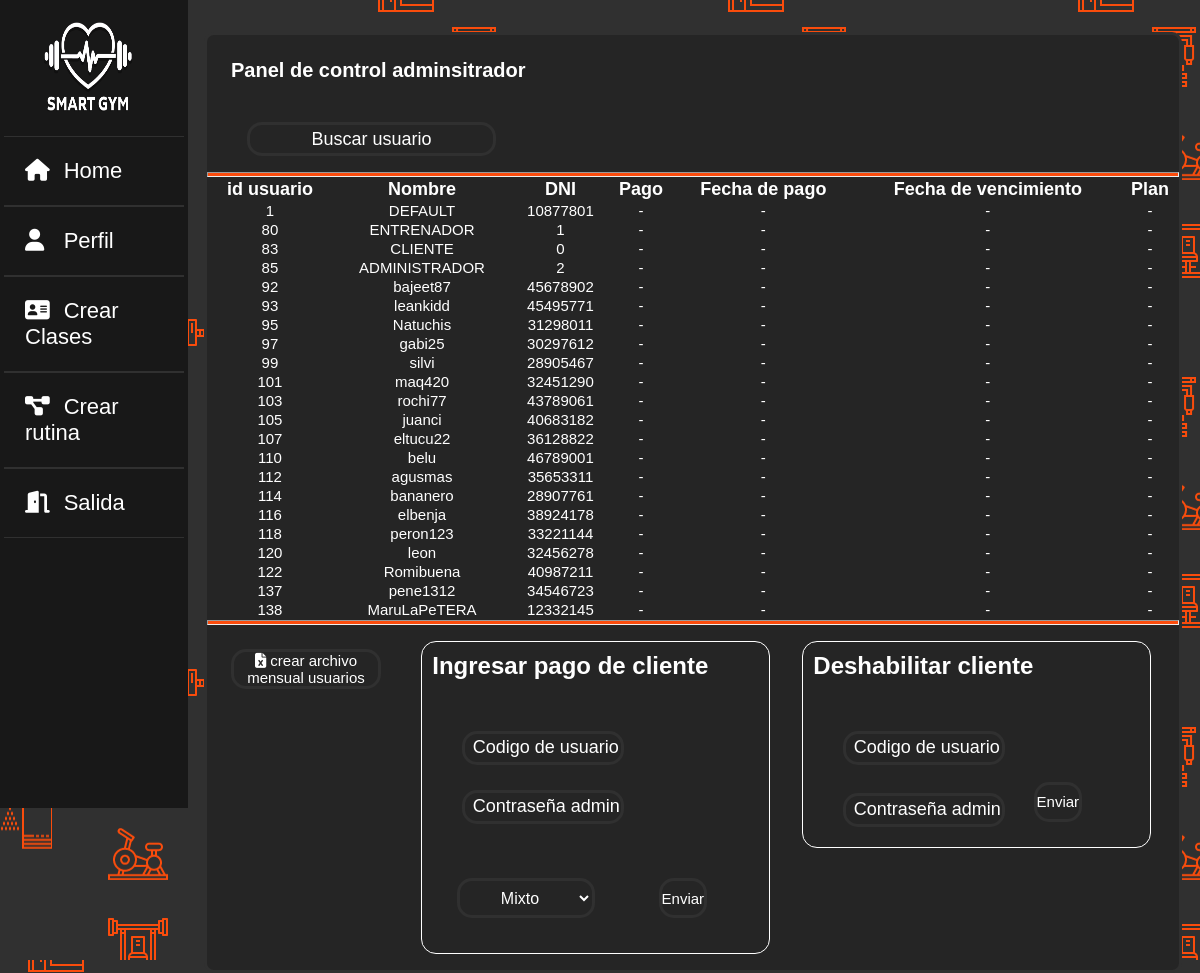
Page /vistas/admincontrolpanel.php (signed in) on the earlier database version.
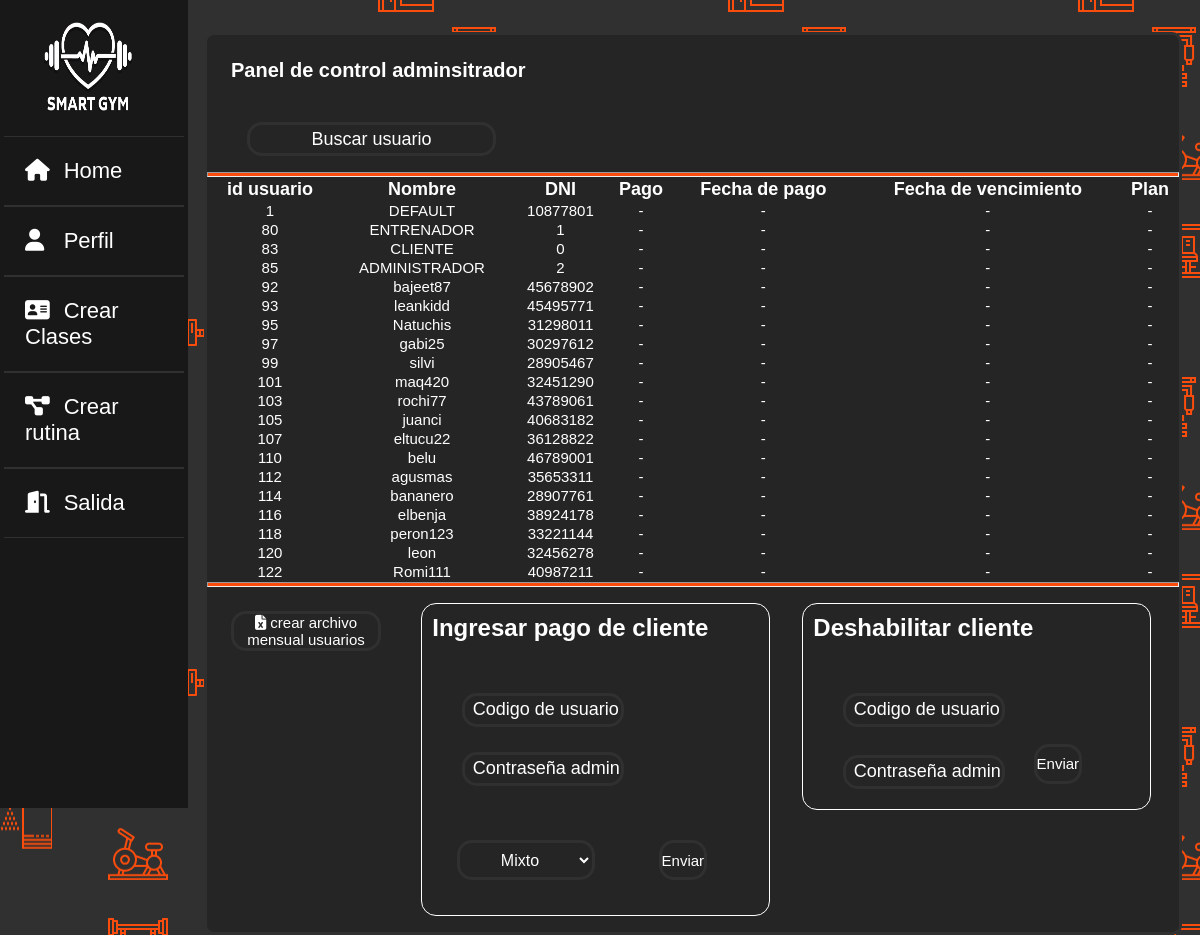
Same page on the later database version.
### tables this page shows
CREATE TABLE `datos` (
  `idusuario` int(9) NOT NULL,
  `nombre` varchar(100) NOT NULL,
  `apellido` varchar(100) NOT NULL,
  `usuario` varchar(100) NOT NULL,
  `sexo` varchar(20) NOT NULL,
  `dni` int(8) NOT NULL,
  `edad` int(2) NOT NULL,
  `correo` varchar(100) NOT NULL,
  `contraseña` varchar(100) NOT NULL,
  `image` longblob NOT NULL,
  `created` datetime NOT NULL,
  `status` varchar(255) NOT NULL,
  `id_rol` int(11) NOT NULL,
  `pesoinicial` varchar(11) NOT NULL,
  `pesoactual` varchar(11) NOT NULL,
  `pesoideal` varchar(11) NOT NULL,
  `estado_cuenta` int(1) NOT NULL,
  `ultimopago` date DEFAULT NULL,
  `cantidad_meses` int(1) DEFAULT NULL,
  `vencimiento` date DEFAULT NULL,
  `plantype` varchar(15) DEFAULT NULL
);

### vistas/admincontrolpanel.php (the view, shortened to what this page needs)
<?php
$conex = conectar();
$nusuario = $_SESSION['usuario'];
$sql = "SELECT * FROM datos WHERE usuario='$nusuario'";
$query = mysqli_query($conex, $sql);
$row = mysqli_fetch_array($query);
$idrol = $row['id_rol'];
?>
<!DOCTYPE html>
<html lang="es">
<head>
    <link rel="stylesheet" href="../css/EstiloGeneral.css">
    <link rel="stylesheet" href="../css/estilotabla.css">
    <link rel="stylesheet" href="../css/EstiloHomes.css">
</head>
<?php
switch ($idrol) {
    case 1:
        include("sidebars/sidebare.php");
        break;
}
?>
<body>
    <div class="main_contentpa">
        <div class="contenedortabla">
            <h4>Panel de control adminsitrador</h4>
            <input class="form-control col-md-3 light-table-filter" data-table="order-table" type="text" placeholder="Buscar usuario">
            <hr>
            <table class="table table-bordered order-table " id="tabla">
                <thead class="tabla-header">
                    <tr class="filah">
                        <th>id usuario</th>
                        <th>Nombre</th>
                        <th>DNI</th>
                        <th>Pago</th>
                        <th>Fecha de pago</th>
                        <th>Fecha de vencimiento</th>
                        <th>Plan</th>
                    </tr>
                </thead>
                <?php
                $query = mysqli_query($conex, "SELECT * FROM datos");
                while ($data = mysqli_fetch_array($query)) {
                ?>
                    <tr class="tabla-fila">
                        <td class="datos"><?php echo $data['idusuario']; ?></td>
                        <td class="datos"><?php echo $data['usuario']; ?></td>
                        <td class="datos"><?php echo $data['dni']; ?></td>
                        <td class="datos">-</td>
                        <td class="datos">-</td>
                        <td class="datos">-</td>
                        <td class="datos">-</td>
                    </tr>
                <?php } ?>
            </table>
            <hr>
            <Div class="barra-abajo">
                <button id="btnExportar" class="btn btn-success">
                    <i class="fas fa-file-excel"></i> crear archivo mensual usuarios
                </button>
                <div class="cuadro-admin">
                    <h2>Ingresar pago de cliente</h2>
                    <form method="POST" >
                    <input class="ing1"  name="iduser" type="text" placeholder="Codigo de usuario">
                    <input class="ing2"  name="password" type="text" placeholder="Contraseña admin">
                    <select name="tipoplan" class="sg">
                        <option value="Mixto"> Mixto</option>
                    </select>
                    <input id="btn-n" type="submit" name="subipago" value="Enviar">
                    </form>
                </div>
                <div id="cuadro-adminbaja">
                    <h2> Deshabilitar cliente</h2>
                    <form method="post">
                        <input class="ing1" type="text" name="iduser" placeholder="Codigo de usuario">
                        <input class="ing2" type="text" name="password" placeholder="Contraseña admin">
                        <input id="btn-n" type="submit" name="bajaboton" value="Enviar">
                    </form>
                </div>
            </Div>
        </div>
    </div>
</body>
</html>

### vistas/sidebars/sidebare.php (shortened to what this page needs)
<html lang="es">
<head>
    <link rel="stylesheet" href="../css/EstiloSidebar.css">
</head>
<body>
    <div class="wrapper">
        <div class="menulateral">
            <a href="homeusuarioe.php"><img class="imagenlogo" src="../img/logo.png"></a>
            <ul>
                <li><a href="homeusuarioe.php"><i class="fas fa-home"></i>Home</a></li>
                <li><a href="perfilusuarioc.php"><i class="fas fa-user"></i>Perfil</a></li>
                <li><a href="turnose.php"><i class="fas fa-address-card"></i>Crear Clases</a></li>
                <li><a href="rutinausuarioe.php"><i class="fas fa-project-diagram"></i>Crear rutina</a></li>
                <li><a href="../models/sessiondestroy.php"><i class="fas fa-door-open"></i>Salida</a></li>
            </ul>
        </div>
    </div>
</body>

### css/EstiloGeneral.css (style rules this page uses)
* { margin: 0%; padding: 0%; }
html { background-image: url("../img/fondo_icon.png"); }
body { background-image: url("../img/fondo_icon.png"); }

### css/estilotabla.css (style rules this page uses)
* { margin: 0%; padding: 0%; font-family: "Poppins", sans-serif; }
:root { --color-letra: #fff; --color-fondos: #fb4c0d; --color-fondobotones: #252525; --color-bordes-normales: #303030; }
html { background-image: url("../img/fondo_icon.png"); }
hr { height: 3px; color: var(--color-fondos); background: var(--color-fondos); }
.contenedortabla { position: relative; margin-top: 4vh; height: fit-content; width: fit-content; background-color: var(--color-fondobotones) ; border: 3px solid var(--color-bordes-normales) ; border-radius: 10px; }
.contenedortabla h4 { margin-top: 3vh; margin-left: 3vh; margin-bottom: 0vh; font-size: 20px; color: var(--color-letra); }
.form-control { position: relative; margin-top: 5vh; margin-left: 5vh; margin-bottom: 2vh; height: 3.5vh; width: 25%; text-align: center; background: var(--color-fondobotones); color: var(--color-letra); border:3px solid var(--color-bordes-normales) ; border-radius: 15px; transition: 1.2s; cursor:pointer; font-size: 15px; }
.table { position: relative; height: fit-content; width: 81vw; text-align: center; }
.filah { color: var(--color-letra); font-size: 18px; }
.tabla-fila { font-size: 15px; color: var(--color-letra); }
.barra-abajo { position: relative; display: flex; top: 0%; height: fit-content; width: 80vw; }
#btnExportar { position: flex; margin: 3vh; height: fit-content; width: fit-content; text-align: center; background: var(--color-fondobotones); color: var(--color-letra); border:3px solid var(--color-bordes-normales) ; border-radius: 15px; transition: 1.2s; cursor:pointer; font-size: 15px; }
#btn-n { position: flex; margin: 3vh; min-height: 5vh; height: fit-content; width: fit-content; text-align: center; background: var(--color-fondobotones); color: var(--color-letra); border:3px solid var(--color-bordes-normales) ; border-radius: 15px; transition: 1.2s; cursor:pointer; font-size: 15px; }
.cuadro-admin { position: relative; margin: 2vh; height: fit-content; width: 45vw; background: transparent; border: 1px solid white; border-radius: 15px; }
.cuadro-admin h2 { color: white; margin: 3%; }
#cuadro-adminbaja { position: relative; margin: 2vh; height: fit-content; width: 45vw; background: transparent; border: 1px solid white; border-radius: 15px; }
#cuadro-adminbaja h2 { color: white; margin: 3%; }
.ing1 { position: relative; margin-top: 5vh; margin-left: 5vh; margin-bottom: -2%; height: 3.5vh; min-width: 45%; width: 45%; text-align: center; background: var(--color-fondobotones); color: var(--color-letra); border:3px solid var(--color-bordes-normales) ; border-radius: 15px; transition: 1.2s; cursor:text; font-size: 15px; }
input::placeholder { padding: 5%; font-size: 1rem; }
.ing2 { position: relative; top: 1vh; left: 0vw; margin-top: 3vh; margin-left: 5vh; margin-bottom: 8%; height: 3.5vh; width: 45%; text-align: center; background: var(--color-fondobotones); color: var(--color-letra); border:3px solid var(--color-bordes-normales) ; border-radius: 15px; transition: 1.2s; cursor:text; font-size: 15px; }
.sg { margin: 10%; min-height: 5vh; min-width: fit-content; width: 40%; text-align: center; background: var(--color-fondobotones); color: var(--color-letra); border: 3px solid var(--color-bordes-normales); border-radius: 15px; transition: 0.3s; cursor: pointer; font-size: 1rem; }

### css/EstiloHomes.css (style rules this page uses)
:root { --color-letra: #fff; --color-fondos: #fb4c0d; --color-fondo-html: #020202; --color-fondosn: #181818; --color-fondobotones: #252525; --color-bordes: #303030; }
* { margin: 0%; padding: 0%; font-family: "Poppins", sans-serif; }
input::placeholder { color: #fff; font-size: 18px; }
.main_contentpa { width: 72%; margin-top: 2%; margin-left: 17%; }

Differences in the rows shown:
removed datos: idusuario "137", usuario "pene1312", dni "34546723"
removed datos: idusuario "138", usuario "MaruLaPeTERA", dni "12332145"
changed datos id 122: usuario "Romibuena" → "Romi111"
